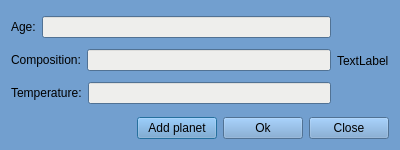
<?xml version="1.0" encoding="UTF-8"?>
<ui version="4.0">
 <class>Star</class>
 <widget class="QDialog" name="Star">
  <property name="geometry">
   <rect>
    <x>0</x>
    <y>0</y>
    <width>400</width>
    <height>150</height>
   </rect>
  </property>
  <property name="palette">
   <palette>
    <active>
     <colorrole role="WindowText">
      <brush brushstyle="SolidPattern">
       <color alpha="255">
        <red>0</red>
        <green>0</green>
        <blue>0</blue>
       </color>
      </brush>
     </colorrole>
     <colorrole role="Button">
      <brush brushstyle="SolidPattern">
       <color alpha="255">
        <red>114</red>
        <green>159</green>
        <blue>207</blue>
       </color>
      </brush>
     </colorrole>
     <colorrole role="Light">
      <brush brushstyle="SolidPattern">
       <color alpha="255">
        <red>196</red>
        <green>225</green>
        <blue>255</blue>
       </color>
      </brush>
     </colorrole>
     <colorrole role="Midlight">
      <brush brushstyle="SolidPattern">
       <color alpha="255">
        <red>155</red>
        <green>192</green>
        <blue>231</blue>
       </color>
      </brush>
     </colorrole>
     <colorrole role="Dark">
      <brush brushstyle="SolidPattern">
       <color alpha="255">
        <red>57</red>
        <green>79</green>
        <blue>103</blue>
       </color>
      </brush>
     </colorrole>
     <colorrole role="Mid">
      <brush brushstyle="SolidPattern">
       <color alpha="255">
        <red>76</red>
        <green>106</green>
        <blue>138</blue>
       </color>
      </brush>
     </colorrole>
     <colorrole role="Text">
      <brush brushstyle="SolidPattern">
       <color alpha="255">
        <red>0</red>
        <green>0</green>
        <blue>0</blue>
       </color>
      </brush>
     </colorrole>
     <colorrole role="BrightText">
      <brush brushstyle="SolidPattern">
       <color alpha="255">
        <red>114</red>
        <green>159</green>
        <blue>207</blue>
       </color>
      </brush>
     </colorrole>
     <colorrole role="ButtonText">
      <brush brushstyle="SolidPattern">
       <color alpha="255">
        <red>0</red>
        <green>0</green>
        <blue>0</blue>
       </color>
      </brush>
     </colorrole>
     <colorrole role="Base">
      <brush brushstyle="SolidPattern">
       <color alpha="255">
        <red>114</red>
        <green>159</green>
        <blue>207</blue>
       </color>
      </brush>
     </colorrole>
     <colorrole role="Window">
      <brush brushstyle="SolidPattern">
       <color alpha="255">
        <red>114</red>
        <green>159</green>
        <blue>207</blue>
       </color>
      </brush>
     </colorrole>
     <colorrole role="Shadow">
      <brush brushstyle="SolidPattern">
       <color alpha="255">
        <red>0</red>
        <green>0</green>
        <blue>0</blue>
       </color>
      </brush>
     </colorrole>
     <colorrole role="AlternateBase">
      <brush brushstyle="SolidPattern">
       <color alpha="255">
        <red>184</red>
        <green>207</green>
        <blue>231</blue>
       </color>
      </brush>
     </colorrole>
     <colorrole role="NoRole">
      <brush brushstyle="SolidPattern">
       <color alpha="255">
        <red>32</red>
        <green>74</green>
        <blue>135</blue>
       </color>
      </brush>
     </colorrole>
     <colorrole role="ToolTipBase">
      <brush brushstyle="SolidPattern">
       <color alpha="255">
        <red>32</red>
        <green>74</green>
        <blue>135</blue>
       </color>
      </brush>
     </colorrole>
     <colorrole role="ToolTipText">
      <brush brushstyle="SolidPattern">
       <color alpha="255">
        <red>0</red>
        <green>0</green>
        <blue>0</blue>
       </color>
      </brush>
     </colorrole>
    </active>
    <inactive>
     <colorrole role="WindowText">
      <brush brushstyle="SolidPattern">
       <color alpha="255">
        <red>0</red>
        <green>0</green>
        <blue>0</blue>
       </color>
      </brush>
     </colorrole>
     <colorrole role="Button">
      <brush brushstyle="SolidPattern">
       <color alpha="255">
        <red>114</red>
        <green>159</green>
        <blue>207</blue>
       </color>
      </brush>
     </colorrole>
     <colorrole role="Light">
      <brush brushstyle="SolidPattern">
       <color alpha="255">
        <red>196</red>
        <green>225</green>
        <blue>255</blue>
       </color>
      </brush>
     </colorrole>
     <colorrole role="Midlight">
      <brush brushstyle="SolidPattern">
       <color alpha="255">
        <red>155</red>
        <green>192</green>
        <blue>231</blue>
       </color>
      </brush>
     </colorrole>
     <colorrole role="Dark">
      <brush brushstyle="SolidPattern">
       <color alpha="255">
        <red>57</red>
        <green>79</green>
        <blue>103</blue>
       </color>
      </brush>
     </colorrole>
     <colorrole role="Mid">
      <brush brushstyle="SolidPattern">
       <color alpha="255">
        <red>76</red>
        <green>106</green>
        <blue>138</blue>
       </color>
      </brush>
     </colorrole>
     <colorrole role="Text">
      <brush brushstyle="SolidPattern">
       <color alpha="255">
        <red>0</red>
        <green>0</green>
        <blue>0</blue>
       </color>
      </brush>
     </colorrole>
     <colorrole role="BrightText">
      <brush brushstyle="SolidPattern">
       <color alpha="255">
        <red>114</red>
        <green>159</green>
        <blue>207</blue>
       </color>
      </brush>
     </colorrole>
     <colorrole role="ButtonText">
      <brush brushstyle="SolidPattern">
       <color alpha="255">
        <red>0</red>
        <green>0</green>
        <blue>0</blue>
       </color>
      </brush>
     </colorrole>
     <colorrole role="Base">
      <brush brushstyle="SolidPattern">
       <color alpha="255">
        <red>114</red>
        <green>159</green>
        <blue>207</blue>
       </color>
      </brush>
     </colorrole>
     <colorrole role="Window">
      <brush brushstyle="SolidPattern">
       <color alpha="255">
        <red>114</red>
        <green>159</green>
        <blue>207</blue>
       </color>
      </brush>
     </colorrole>
     <colorrole role="Shadow">
      <brush brushstyle="SolidPattern">
       <color alpha="255">
        <red>0</red>
        <green>0</green>
        <blue>0</blue>
       </color>
      </brush>
     </colorrole>
     <colorrole role="AlternateBase">
      <brush brushstyle="SolidPattern">
       <color alpha="255">
        <red>184</red>
        <green>207</green>
        <blue>231</blue>
       </color>
      </brush>
     </colorrole>
     <colorrole role="NoRole">
      <brush brushstyle="SolidPattern">
       <color alpha="255">
        <red>32</red>
        <green>74</green>
        <blue>135</blue>
       </color>
      </brush>
     </colorrole>
     <colorrole role="ToolTipBase">
      <brush brushstyle="SolidPattern">
       <color alpha="255">
        <red>32</red>
        <green>74</green>
        <blue>135</blue>
       </color>
      </brush>
     </colorrole>
     <colorrole role="ToolTipText">
      <brush brushstyle="SolidPattern">
       <color alpha="255">
        <red>0</red>
        <green>0</green>
        <blue>0</blue>
       </color>
      </brush>
     </colorrole>
    </inactive>
    <disabled>
     <colorrole role="WindowText">
      <brush brushstyle="SolidPattern">
       <color alpha="255">
        <red>57</red>
        <green>79</green>
        <blue>103</blue>
       </color>
      </brush>
     </colorrole>
     <colorrole role="Button">
      <brush brushstyle="SolidPattern">
       <color alpha="255">
        <red>114</red>
        <green>159</green>
        <blue>207</blue>
       </color>
      </brush>
     </colorrole>
     <colorrole role="Light">
      <brush brushstyle="SolidPattern">
       <color alpha="255">
        <red>196</red>
        <green>225</green>
        <blue>255</blue>
       </color>
      </brush>
     </colorrole>
     <colorrole role="Midlight">
      <brush brushstyle="SolidPattern">
       <color alpha="255">
        <red>155</red>
        <green>192</green>
        <blue>231</blue>
       </color>
      </brush>
     </colorrole>
     <colorrole role="Dark">
      <brush brushstyle="SolidPattern">
       <color alpha="255">
        <red>57</red>
        <green>79</green>
        <blue>103</blue>
       </color>
      </brush>
     </colorrole>
     <colorrole role="Mid">
      <brush brushstyle="SolidPattern">
       <color alpha="255">
        <red>76</red>
        <green>106</green>
        <blue>138</blue>
       </color>
      </brush>
     </colorrole>
     <colorrole role="Text">
      <brush brushstyle="SolidPattern">
       <color alpha="255">
        <red>57</red>
        <green>79</green>
        <blue>103</blue>
       </color>
      </brush>
     </colorrole>
     <colorrole role="BrightText">
      <brush brushstyle="SolidPattern">
       <color alpha="255">
        <red>114</red>
        <green>159</green>
        <blue>207</blue>
       </color>
      </brush>
     </colorrole>
     <colorrole role="ButtonText">
      <brush brushstyle="SolidPattern">
       <color alpha="255">
        <red>57</red>
        <green>79</green>
        <blue>103</blue>
       </color>
      </brush>
     </colorrole>
     <colorrole role="Base">
      <brush brushstyle="SolidPattern">
       <color alpha="255">
        <red>114</red>
        <green>159</green>
        <blue>207</blue>
       </color>
      </brush>
     </colorrole>
     <colorrole role="Window">
      <brush brushstyle="SolidPattern">
       <color alpha="255">
        <red>114</red>
        <green>159</green>
        <blue>207</blue>
       </color>
      </brush>
     </colorrole>
     <colorrole role="Shadow">
      <brush brushstyle="SolidPattern">
       <color alpha="255">
        <red>0</red>
        <green>0</green>
        <blue>0</blue>
       </color>
      </brush>
     </colorrole>
     <colorrole role="AlternateBase">
      <brush brushstyle="SolidPattern">
       <color alpha="255">
        <red>114</red>
        <green>159</green>
        <blue>207</blue>
       </color>
      </brush>
     </colorrole>
     <colorrole role="NoRole">
      <brush brushstyle="SolidPattern">
       <color alpha="255">
        <red>32</red>
        <green>74</green>
        <blue>135</blue>
       </color>
      </brush>
     </colorrole>
     <colorrole role="ToolTipBase">
      <brush brushstyle="SolidPattern">
       <color alpha="255">
        <red>32</red>
        <green>74</green>
        <blue>135</blue>
       </color>
      </brush>
     </colorrole>
     <colorrole role="ToolTipText">
      <brush brushstyle="SolidPattern">
       <color alpha="255">
        <red>0</red>
        <green>0</green>
        <blue>0</blue>
       </color>
      </brush>
     </colorrole>
    </disabled>
   </palette>
  </property>
  <property name="windowTitle">
   <string>Dialog</string>
  </property>
  <layout class="QGridLayout" name="gridLayout">
   <item row="0" column="0">
    <layout class="QVBoxLayout" name="verticalLayout_2">
     <item>
      <layout class="QHBoxLayout" name="horizontalLayout_5">
       <item>
        <layout class="QVBoxLayout" name="verticalLayout">
         <item>
          <layout class="QHBoxLayout" name="horizontalLayout_2">
           <item>
            <widget class="QLabel" name="age">
             <property name="text">
              <string>Age:</string>
             </property>
            </widget>
           </item>
           <item>
            <widget class="QLineEdit" name="age_value">
             <property name="palette">
              <palette>
               <active>
                <colorrole role="Base">
                 <brush brushstyle="SolidPattern">
                  <color alpha="255">
                   <red>238</red>
                   <green>238</green>
                   <blue>236</blue>
                  </color>
                 </brush>
                </colorrole>
               </active>
               <inactive>
                <colorrole role="Base">
                 <brush brushstyle="SolidPattern">
                  <color alpha="255">
                   <red>238</red>
                   <green>238</green>
                   <blue>236</blue>
                  </color>
                 </brush>
                </colorrole>
               </inactive>
               <disabled>
                <colorrole role="Base">
                 <brush brushstyle="SolidPattern">
                  <color alpha="255">
                   <red>114</red>
                   <green>159</green>
                   <blue>207</blue>
                  </color>
                 </brush>
                </colorrole>
               </disabled>
              </palette>
             </property>
            </widget>
           </item>
          </layout>
         </item>
         <item>
          <layout class="QHBoxLayout" name="horizontalLayout_3">
           <item>
            <widget class="QLabel" name="composition">
             <property name="text">
              <string>Composition:</string>
             </property>
            </widget>
           </item>
           <item>
            <widget class="QLineEdit" name="composition_value">
             <property name="palette">
              <palette>
               <active>
                <colorrole role="Base">
                 <brush brushstyle="SolidPattern">
                  <color alpha="255">
                   <red>238</red>
                   <green>238</green>
                   <blue>236</blue>
                  </color>
                 </brush>
                </colorrole>
               </active>
               <inactive>
                <colorrole role="Base">
                 <brush brushstyle="SolidPattern">
                  <color alpha="255">
                   <red>238</red>
                   <green>238</green>
                   <blue>236</blue>
                  </color>
                 </brush>
                </colorrole>
               </inactive>
               <disabled>
                <colorrole role="Base">
                 <brush brushstyle="SolidPattern">
                  <color alpha="255">
                   <red>114</red>
                   <green>159</green>
                   <blue>207</blue>
                  </color>
                 </brush>
                </colorrole>
               </disabled>
              </palette>
             </property>
            </widget>
           </item>
          </layout>
         </item>
         <item>
          <layout class="QHBoxLayout" name="horizontalLayout">
           <item>
            <widget class="QLabel" name="label_2">
             <property name="text">
              <string>Temperature:</string>
             </property>
            </widget>
           </item>
           <item>
            <widget class="QLineEdit" name="temperature_value">
             <property name="palette">
              <palette>
               <active>
                <colorrole role="Base">
                 <brush brushstyle="SolidPattern">
                  <color alpha="255">
                   <red>238</red>
                   <green>238</green>
                   <blue>236</blue>
                  </color>
                 </brush>
                </colorrole>
               </active>
               <inactive>
                <colorrole role="Base">
                 <brush brushstyle="SolidPattern">
                  <color alpha="255">
                   <red>238</red>
                   <green>238</green>
                   <blue>236</blue>
                  </color>
                 </brush>
                </colorrole>
               </inactive>
               <disabled>
                <colorrole role="Base">
                 <brush brushstyle="SolidPattern">
                  <color alpha="255">
                   <red>114</red>
                   <green>159</green>
                   <blue>207</blue>
                  </color>
                 </brush>
                </colorrole>
               </disabled>
              </palette>
             </property>
            </widget>
           </item>
          </layout>
         </item>
        </layout>
       </item>
       <item>
        <widget class="QLabel" name="picture">
         <property name="text">
          <string>TextLabel</string>
         </property>
        </widget>
       </item>
      </layout>
     </item>
     <item>
      <layout class="QHBoxLayout" name="horizontalLayout_4">
       <item>
        <spacer name="horizontalSpacer">
         <property name="orientation">
          <enum>Qt::Horizontal</enum>
         </property>
         <property name="sizeHint" stdset="0">
          <size>
           <width>40</width>
           <height>20</height>
          </size>
         </property>
        </spacer>
       </item>
       <item>
        <widget class="QPushButton" name="add_planet">
         <property name="text">
          <string>Add planet</string>
         </property>
        </widget>
       </item>
       <item>
        <widget class="QPushButton" name="ok">
         <property name="text">
          <string>Ok</string>
         </property>
        </widget>
       </item>
       <item>
        <widget class="QPushButton" name="close">
         <property name="text">
          <string>Close</string>
         </property>
        </widget>
       </item>
      </layout>
     </item>
    </layout>
   </item>
  </layout>
 </widget>
 <resources/>
 <connections/>
</ui>
